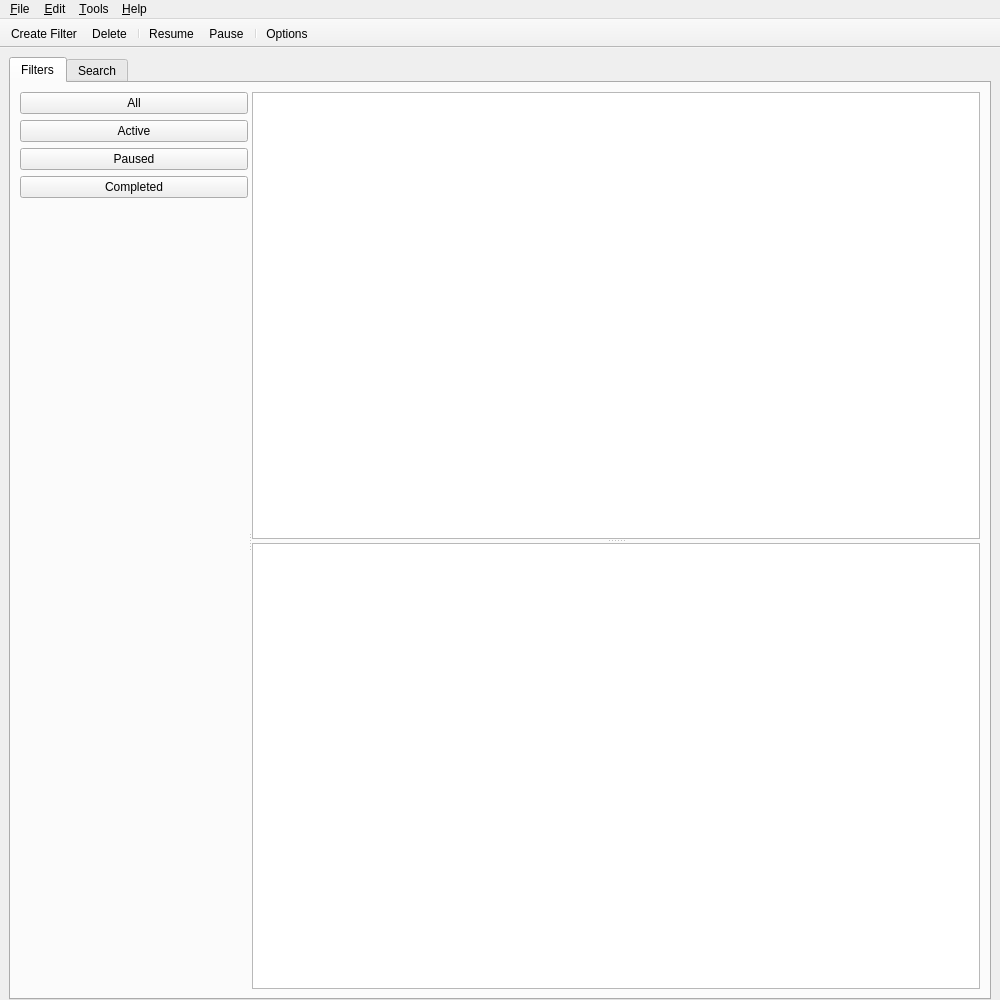
<?xml version="1.0" encoding="UTF-8"?>
<ui version="4.0">
 <class>MainWindow</class>
 <widget class="QMainWindow" name="MainWindow">
  <property name="geometry">
   <rect>
    <x>0</x>
    <y>0</y>
    <width>1000</width>
    <height>1000</height>
   </rect>
  </property>
  <property name="minimumSize">
   <size>
    <width>590</width>
    <height>400</height>
   </size>
  </property>
  <property name="contextMenuPolicy">
   <enum>Qt::CustomContextMenu</enum>
  </property>
  <property name="windowTitle">
   <string/>
  </property>
  <property name="windowIcon">
   <iconset>
    <normaloff>../qbittorrent.png</normaloff>../qbittorrent.png</iconset>
  </property>
  <widget class="QWidget" name="centralwidget">
   <layout class="QVBoxLayout">
    <property name="bottomMargin">
     <number>0</number>
    </property>
    <item>
     <widget class="QTabWidget" name="tabWidget">
      <property name="currentIndex">
       <number>0</number>
      </property>
      <widget class="QWidget" name="tab_filter">
       <attribute name="title">
        <string>Filters</string>
       </attribute>
       <layout class="QVBoxLayout" name="verticalLayout_2">
        <item>
         <widget class="QSplitter" name="splitter">
          <property name="orientation">
           <enum>Qt::Horizontal</enum>
          </property>
          <widget class="QWidget" name="verticalLayoutWidget">
           <layout class="QVBoxLayout" name="verticalLayout">
            <item>
             <widget class="QPushButton" name="btn_viewall">
              <property name="text">
               <string>All</string>
              </property>
             </widget>
            </item>
            <item>
             <widget class="QPushButton" name="btn_viewactive">
              <property name="text">
               <string>Active</string>
              </property>
             </widget>
            </item>
            <item>
             <widget class="QPushButton" name="btn_viewpaused">
              <property name="text">
               <string>Paused</string>
              </property>
             </widget>
            </item>
            <item>
             <widget class="QPushButton" name="btn_viewcompleted">
              <property name="text">
               <string>Completed</string>
              </property>
             </widget>
            </item>
            <item>
             <spacer name="verticalSpacer">
              <property name="orientation">
               <enum>Qt::Vertical</enum>
              </property>
              <property name="sizeHint" stdset="0">
               <size>
                <width>20</width>
                <height>40</height>
               </size>
              </property>
             </spacer>
            </item>
           </layout>
          </widget>
          <widget class="QSplitter" name="splitter_2">
           <property name="orientation">
            <enum>Qt::Vertical</enum>
           </property>
           <widget class="QTreeView" name="filters_Browser"/>
           <widget class="QTreeView" name="torrents_Browser"/>
          </widget>
         </widget>
        </item>
       </layout>
      </widget>
      <widget class="QWidget" name="tab_search">
       <attribute name="title">
        <string>Search</string>
       </attribute>
       <layout class="QVBoxLayout" name="verticalLayout_20">
        <item>
         <layout class="QHBoxLayout" name="horizontalLayout">
          <item>
           <widget class="QLineEdit" name="search_bar">
            <property name="clearButtonEnabled">
             <bool>true</bool>
            </property>
           </widget>
          </item>
          <item>
           <widget class="QComboBox" name="combo_searchcateg"/>
          </item>
          <item>
           <widget class="QPushButton" name="btn_search">
            <property name="text">
             <string>Search</string>
            </property>
           </widget>
          </item>
          <item>
           <widget class="QPushButton" name="btn_add_search_as_filter">
            <property name="enabled">
             <bool>false</bool>
            </property>
            <property name="text">
             <string>Add Search as Filter</string>
            </property>
           </widget>
          </item>
         </layout>
        </item>
        <item>
         <layout class="QHBoxLayout" name="horizontalLayout_3">
          <item>
           <widget class="QLabel" name="status_label">
            <property name="text">
             <string>Status: Not Running</string>
            </property>
           </widget>
          </item>
         </layout>
        </item>
        <item>
         <widget class="QTreeView" name="resultsBrowser"/>
        </item>
        <item>
         <layout class="QHBoxLayout" name="horizontalLayout_2">
          <item>
           <widget class="QPushButton" name="btn_download">
            <property name="enabled">
             <bool>false</bool>
            </property>
            <property name="minimumSize">
             <size>
              <width>100</width>
              <height>40</height>
             </size>
            </property>
            <property name="text">
             <string>Download</string>
            </property>
           </widget>
          </item>
          <item>
           <widget class="QPushButton" name="btn_description">
            <property name="enabled">
             <bool>false</bool>
            </property>
            <property name="minimumSize">
             <size>
              <width>150</width>
              <height>40</height>
             </size>
            </property>
            <property name="text">
             <string>Go to Description Page</string>
            </property>
           </widget>
          </item>
          <item>
           <spacer name="horizontalSpacer">
            <property name="orientation">
             <enum>Qt::Horizontal</enum>
            </property>
            <property name="sizeHint" stdset="0">
             <size>
              <width>40</width>
              <height>20</height>
             </size>
            </property>
           </spacer>
          </item>
         </layout>
        </item>
       </layout>
      </widget>
     </widget>
    </item>
   </layout>
  </widget>
  <widget class="QMenuBar" name="menubar">
   <property name="geometry">
    <rect>
     <x>0</x>
     <y>0</y>
     <width>1000</width>
     <height>25</height>
    </rect>
   </property>
   <widget class="QMenu" name="menu_Edit">
    <property name="title">
     <string>&amp;Edit</string>
    </property>
    <addaction name="actionStart"/>
    <addaction name="actionPause"/>
    <addaction name="actionStartAll"/>
    <addaction name="actionPauseAll"/>
    <addaction name="separator"/>
    <addaction name="actionDelete"/>
   </widget>
   <widget class="QMenu" name="menu_Help">
    <property name="title">
     <string>&amp;Help</string>
    </property>
    <addaction name="actionWebsite"/>
    <addaction name="actionDocumentation"/>
    <addaction name="actionAbout"/>
   </widget>
   <widget class="QMenu" name="menu_Options">
    <property name="title">
     <string>&amp;Tools</string>
    </property>
    <addaction name="separator"/>
    <addaction name="actionOptions"/>
    <addaction name="separator"/>
   </widget>
   <widget class="QMenu" name="menu_File">
    <property name="title">
     <string>&amp;File</string>
    </property>
    <addaction name="actionNew"/>
    <addaction name="separator"/>
    <addaction name="actionExit"/>
   </widget>
   <addaction name="menu_File"/>
   <addaction name="menu_Edit"/>
   <addaction name="menu_Options"/>
   <addaction name="menu_Help"/>
  </widget>
  <widget class="QToolBar" name="toolBar">
   <property name="minimumSize">
    <size>
     <width>0</width>
     <height>0</height>
    </size>
   </property>
   <property name="movable">
    <bool>false</bool>
   </property>
   <property name="orientation">
    <enum>Qt::Horizontal</enum>
   </property>
   <property name="toolButtonStyle">
    <enum>Qt::ToolButtonFollowStyle</enum>
   </property>
   <property name="floatable">
    <bool>false</bool>
   </property>
   <attribute name="toolBarArea">
    <enum>TopToolBarArea</enum>
   </attribute>
   <attribute name="toolBarBreak">
    <bool>false</bool>
   </attribute>
   <addaction name="actionNew"/>
   <addaction name="actionDelete"/>
   <addaction name="separator"/>
   <addaction name="actionStart"/>
   <addaction name="actionPause"/>
   <addaction name="separator"/>
   <addaction name="actionOptions"/>
  </widget>
  
  <action name="actionNew">
   <property name="text">
    <string>Create Filter</string>
   </property>
   <property name="iconText">
    <string>Create Filter</string>
   </property>
  </action>
  
  <action name="actionExit">
   <property name="text">
    <string>Exit</string>
   </property>
   <property name="toolTip">
    <string>Exit</string>
   </property>
  </action>
  
  <action name="actionOptions">
   <property name="text">
    <string>&amp;Options...</string>
   </property>
   <property name="iconText">
    <string>Options</string>
   </property>
  </action>
  
  <action name="actionAbout">
   <property name="text">
    <string>&amp;About</string>
   </property>
  </action>
  
  <action name="actionStart">
   <property name="text">
    <string>&amp;Resume</string>
   </property>
   <property name="iconText">
    <string>Resume</string>
   </property>
  </action>

  <action name="actionEdit">
   <property name="text">
    <string>Edit</string>
   </property>
   <property name="iconText">
    <string>Edit Filter</string>
   </property>
  </action>
  
  <action name="actionMarkComplete">
   <property name="text">
    <string>Mark As Completed</string>
   </property>
   <property name="iconText">
    <string>Mark As Completed</string>
   </property>
  </action>

  <action name="actionPause">
   <property name="text">
    <string>&amp;Pause</string>
   </property>
   <property name="iconText">
    <string>Pause</string>
   </property>
  </action>
  
  <action name="actionDelete">
   <property name="text">
    <string>&amp;Delete</string>
   </property>
   <property name="iconText">
    <string>Delete</string>
   </property>
  </action>
  
  <action name="actionWebsite">
   <property name="icon">
    <iconset>
     <normaloff>:/icons/skin/qbittorrent32.png</normaloff>:/icons/skin/qbittorrent32.png</iconset>
   </property>
   <property name="text">
    <string>Visit &amp;Website</string>
   </property>
  </action>
  
  <action name="actionDocumentation">
   <property name="text">
    <string>&amp;Documentation</string>
   </property>
  </action>

  <action name="actionStartAll">
   <property name="text">
    <string>Resume &amp;All</string>
   </property>
  </action>
  
  <action name="actionPauseAll">
   <property name="text">
    <string>Pause &amp;All</string>
   </property>
  </action>
 </widget>
 <resources/>
 <connections/>
</ui>
